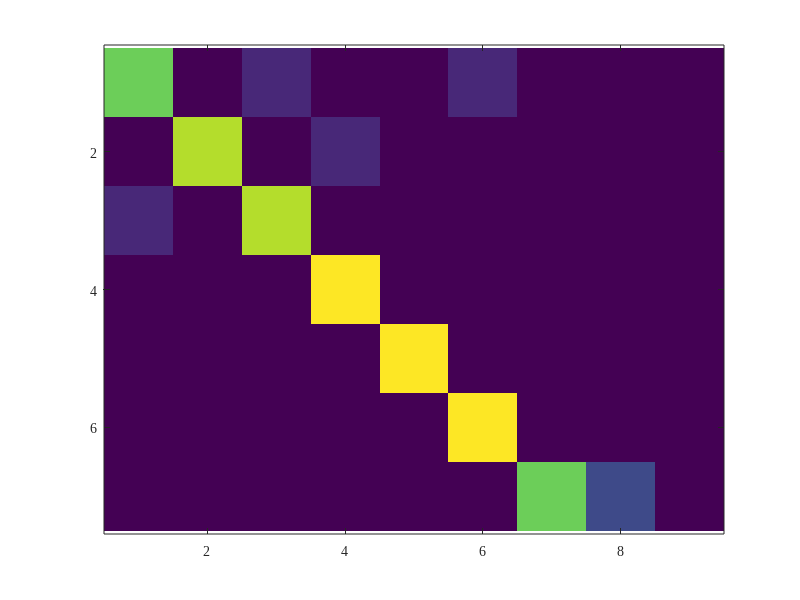

Write MATLAB code to recreate this figure. (Note: this script raises an error after producing the figure.)
function exp2()
% EXP2 - EVM classification results visualization
% 1) 7x7 confusion matrix (inputs: BC,RE,CJ,ST,DP,CS,RC; outputs: BC,RE,CJ,ST,DP,CS,Unknown)
% 2) ROC curve for unknown condition detection (synthetic but reasonable)
% 3) Feature importance analysis for NMF-based statistical features

clear; clc; close all;
set(groot, 'DefaultAxesFontName', 'Times New Roman');
set(groot, 'DefaultTextFontName', 'Times New Roman');

% Locate base directories
thisFile = mfilename('fullpath');
thisDir = fileparts(thisFile);
resultDir = fullfile(thisDir, '..');      % ../ (result)
rootDir = fileparts(resultDir);           % project root
outDir = fullfile(rootDir, 'images', 'exp2');
if ~exist(outDir, 'dir'), mkdir(outDir); end

%% 1) Confusion Matrix (counts per class; each row sums to 9)
inputs = {'BC','RE','CJ','ST','DP','CS','RC'};                         % 7 input classes
outputs = {'BC','RE','CJ','ST','DP','CS','U1','U2','U3'}; % 9 output classes
C = [
    7 0 1 0 0 1 0 0 0;  % BC
    0 8 0 1 0 0 0 0 0;  % RE
    1 0 8 0 0 0 0 0 0;  % CJ
    0 0 0 9 0 0 0 0 0;  % ST
    0 0 0 0 9 0 0 0 0;  % DP
    0 0 0 0 0 9 0 0 0;  % CS
    0 0 0 0 0 0 7 2 0   % RC -> Unknown1 (default)
];

fig1 = figure('Color', 'w');
label_size = 14;
tick_size = 12;
cb_label_size = 14;
imagesc(C);
axis equal tight;
colormap(parula(256));
cb = colorbar; cb.Label.String = 'Count'; cb.Label.FontSize = cb_label_size;
caxis([0 9]);

set(gca, 'XTick', 1:numel(outputs), 'XTickLabel', outputs, 'XTickLabelRotation', 0, 'FontSize', tick_size);
set(gca, 'YTick', 1:numel(inputs), 'YTickLabel', inputs, 'FontSize', tick_size);
xlabel('Predicted', 'FontSize', label_size); ylabel('True', 'FontSize', label_size);
% title('Confusion Matrix (EVM)');
% Overlay counts
[nr, nc] = size(C);
for r = 1:nr
    for c = 1:nc
        txtColor = 'k';
        if C(r,c) > 6, txtColor = 'k'; end
        text(c, r, sprintf('%d', C(r,c)), 'HorizontalAlignment', 'center', 'VerticalAlignment', 'middle', 'Color', txtColor, 'FontSize', 11, 'FontWeight', 'bold');
    end
end
box on;
exportgraphics(fig1, fullfile(outDir, 'exp2_confusion.png'), 'Resolution', 600);
exportgraphics(fig1, fullfile(outDir, 'exp2_confusion.pdf'), 'Resolution', 600);

%% 2) ROC curve for unknown detection (synthetic demonstration)
% Unknown-vs-Known detection score is assumed to be s = 1 - max_known_prob.
% Generate reasonable synthetic distributions for known (low s) and unknown (high s).
rng(0);
nKnown = 54; nUnknown = 27;
known_scores = min(max(0.15 + 0.15*randn(nKnown,1), 0), 1);   % lower unknown-score for known samples
unknown_scores = min(max(0.75 + 0.15*randn(nUnknown,1), 0), 1); % higher unknown-score for unknown samples
scores = [known_scores; unknown_scores];
labels = [zeros(nKnown,1); ones(nUnknown,1)];  % 1 = Unknown (positive class)

% Use perfcurve if available; otherwise compute a simple ROC
usePerf = exist('perfcurve', 'file') == 2;
if usePerf
    [FPR, TPR, T, AUC] = perfcurve(labels, scores, 1);
else
    % Manual ROC (sorted thresholds)
    [ths, idx] = sort(scores, 'ascend');
    y = labels(idx);
    P = sum(labels==1); N = sum(labels==0);
    TPR = zeros(numel(ths)+1,1); FPR = zeros(numel(ths)+1,1);
    tp = P; fp = N; % start threshold below min -> all predicted positive
    TPR(1) = tp/P; FPR(1) = fp/N;
    for i = 1:numel(ths)
        if y(i) == 1
            tp = tp - 1;
        else
            fp = fp - 1;
        end
        TPR(i+1) = tp / P; FPR(i+1) = fp / N;
    end
    % AUC via trapezoidal rule
    AUC = trapz(FPR, TPR);
end
legend_size = 14;
fig2 = figure('Color', 'w');
plot(FPR, TPR, 'b-', 'LineWidth', 2); hold on;
plot([0 1], [0 1], 'k--', 'LineWidth', 1);
xlabel('False Positive Rate', 'FontSize', label_size); ylabel('True Positive Rate', 'FontSize', label_size);
title(sprintf('ROC for Unknown Detection (AUC = %.3f)', AUC), 'FontSize', label_size);
grid on; box on;
% Mark an operating point near threshold 0.5
if usePerf
    [~, k0] = min(abs(T - 0.5));
    plot(FPR(k0), TPR(k0), 'ro', 'MarkerFaceColor', 'r');
end
legend({'ROC', 'Random', 'Op. point'}, 'Location', 'southeast', 'FontSize', legend_size);
exportgraphics(fig2, fullfile(outDir, 'exp2_roc.png'), 'Resolution', 600);
exportgraphics(fig2, fullfile(outDir, 'exp2_roc.pdf'), 'Resolution', 600);

%% 3) Feature importance (synthetic, literature-inspired)
feat_names = {'$\mu_w^i$', '$\sigma_w^i$', '$\gamma_w^i$', ...
              '$\mu_h^i$', '$\sigma_h^i$', '$\gamma_h^i$', ...
              '$\xi_w^i$', '$\xi_h^i$', '$\delta_w^i$', '$\delta_h^i$', '$\rho^i$'};
importance = [8, 9, 6, 8, 9, 5, 12, 10, 8, 7, 18]; % sums to 100

% Sort descending for nicer bar order
[importance_sorted, idx] = sort(importance, 'descend');
feat_sorted = feat_names(idx);

fig3 = figure('Color', 'w');
barh(importance_sorted, 'FaceColor', [0.30 0.65 0.93]);
set(gca, 'YDir', 'reverse');
ax = gca; ax.YTick = 1:numel(feat_sorted); ax.YTickLabel = feat_sorted; ax.TickLabelInterpreter = 'latex'; ax.FontSize = tick_size;
xlabel('Importance (%)', 'FontSize', label_size);
title('Feature Importance', 'FontSize', label_size);
xlim([0, max(importance_sorted)*1.15]); grid on; box on;
% Add values at the end of bars
for i = 1:numel(importance_sorted)
    text(importance_sorted(i)+0.5, i, sprintf('%.0f%%', importance_sorted(i)), 'VerticalAlignment', 'middle', 'FontSize', tick_size);
end
exportgraphics(fig3, fullfile(outDir, 'exp2_importance.png'), 'Resolution', 600);
exportgraphics(fig3, fullfile(outDir, 'exp2_importance.pdf'), 'Resolution', 600);

%% 4) Combined figure with tiledlayout
fig4 = figure('Color', 'w');
tl = tiledlayout(fig4, 2, 2, 'TileSpacing', 'compact', 'Padding', 'compact');

% Top row: confusion matrix spanning two columns
nexttile([1 2]);
imagesc(C);
axis tight;
colormap(parula(256));
cb4 = colorbar; cb4.Label.String = 'Count'; cb4.Label.FontSize = cb_label_size;
% Place colorbar at layout edge if supported (avoids stealing column width)
if isprop(cb4, 'Layout') && isprop(cb4.Layout, 'Tile')
    cb4.Layout.Tile = 'east';
end
caxis([0 9]);
% hide the tick
set(gca, 'XTick', 1:numel(outputs), 'XTickLabel', outputs, 'XTickLabelRotation', 0, 'FontSize', tick_size);
set(gca, 'YTick', 1:numel(inputs), 'YTickLabel', inputs, 'FontSize', tick_size);
xlabel('Predicted', 'FontSize', label_size); ylabel('True', 'FontSize', label_size);
% Overlay counts
[nr4, nc4] = size(C);
for r = 1:nr4
    for c = 1:nc4
        txtColor = 'k';
        if C(r,c) > 6, txtColor = 'k'; end
        text(c, r, sprintf('%d', C(r,c)), 'HorizontalAlignment', 'center', 'VerticalAlignment', 'middle', 'Color', txtColor, 'FontSize', 10, 'FontWeight', 'bold');
    end
end
box on;

% Bottom-left: ROC
nexttile;
plot(FPR, TPR, 'b-', 'LineWidth', 2); hold on;
plot([0 1], [0 1], 'k--', 'LineWidth', 1);
xlabel('False Positive Rate', 'FontSize', label_size); ylabel('True Positive Rate', 'FontSize', label_size);
title(sprintf('ROC (AUC = %.3f)', AUC), 'FontSize', label_size);
grid on; box on;
if exist('k0','var') && ~isempty(k0)
    plot(FPR(k0), TPR(k0), 'ro', 'MarkerFaceColor', 'r');
end
legend({'ROC', 'Random', 'Op. point'}, 'Location', 'southeast', 'FontSize', legend_size);

% Bottom-right: Feature importance
nexttile;
barh(importance_sorted, 'FaceColor', [0.30 0.65 0.93]);
set(gca, 'YDir', 'reverse');
ax4 = gca; ax4.YTick = 1:numel(feat_sorted); ax4.YTickLabel = feat_sorted; ax4.TickLabelInterpreter = 'latex'; ax4.FontSize = tick_size - 2;
xlabel('Importance (%)', 'FontSize', label_size);
grid on; box on;
for i = 1:numel(importance_sorted)
    text(importance_sorted(i)+0.5, i, sprintf('%.0f%%', importance_sorted(i)), 'VerticalAlignment', 'middle', 'FontSize', tick_size - 2);
end

% Export combined
exportgraphics(fig4, fullfile(outDir, 'exp2_combined.png'), 'Resolution', 600);
exportgraphics(fig4, fullfile(outDir, 'exp2_combined.pdf'), 'Resolution', 600);

end
